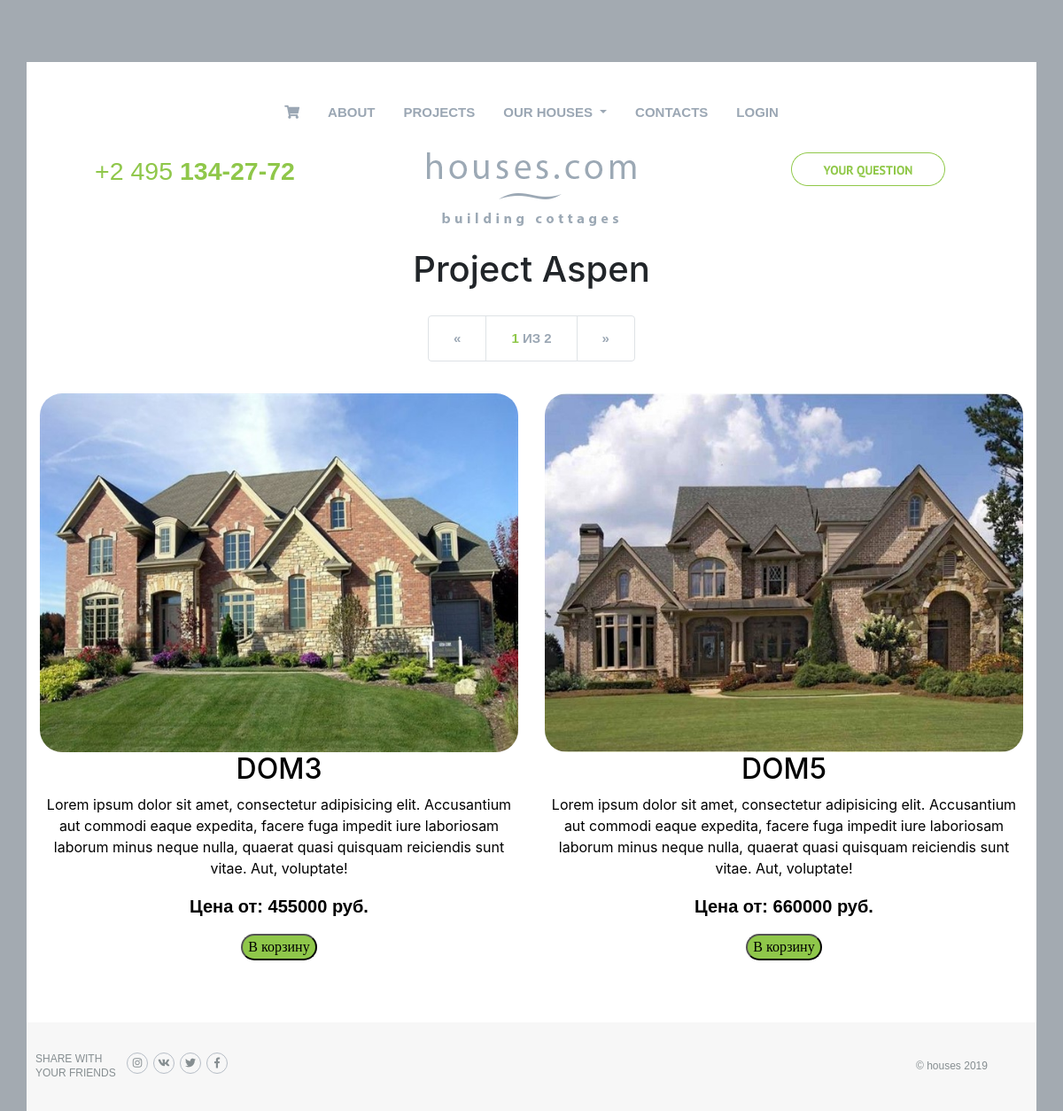
Page /projects/1/page/1 on the committed database.
### mainapp/models.py (models this page shows, shortened)
class Category(models.Model):
    name = models.CharField(max_length=32, unique=True, verbose_name='Название проекта')
    info = models.TextField(verbose_name='Описание проекта')
    price = models.PositiveIntegerField(verbose_name='Цена от')
    img = models.ImageField(upload_to='categories/%Y/%m/%d', verbose_name='Картинка проекта')
    is_active = models.BooleanField(verbose_name='активна', default=True)

class Product(models.Model):
    name = models.CharField(max_length=32, unique=True, verbose_name='Название продукта')
    info = models.TextField(verbose_name='Описание продукта')
    price = models.PositiveIntegerField(verbose_name='Цена')
    img = models.ImageField(upload_to='products/%Y/%m/%d', verbose_name='Картинка продукта')
    category = models.ForeignKey(Category, on_delete=models.SET_NULL, null=True, blank=True, verbose_name='Проект')
    is_active = models.BooleanField(verbose_name='активен', default=True)

### mainapp/views.py (the view)
# urls.py: path('projects/<int:pk>/page/<int:page>', products_of_categories_view, name='page'),
def products_of_categories_view(request, pk, page=1):
    if pk == 0:
        products = Product.objects.filter(is_active=True, category__is_active=True)
        category = {'name': 'All', 'pk': '0'}
    else:
        category = Category.objects.get(pk=pk)
        products = Product.objects.filter(category=category, is_active=True, category__is_active=True)
    paginator = Paginator(products, 2)
    try:
        products_paginator = paginator.page(page)
    except PageNotAnInteger:
        products_paginator = paginator.page(1)
    except EmptyPage:
        products_paginator = paginator.page(paginator.num_pages)
    content = {
        'products': products_paginator,
        'category': category,
    }
    return render(request, 'mainapp/products.html', content)

### mainapp/context_processors.py (called while the page is built)
def basket(request):
    basket = []
    if request.user.is_authenticated:
        basket = Basket.objects.filter(user=request.user)
    return {
        'basket': basket
    }

def get_categories(request):
    categories = Category.objects.all().exclude(is_active=False)
    return {
        'categories': categories
    }

### mainapp/templates/mainapp/products.html (shortened to what this page needs)
{% extends 'mainapp/base.html' %}
{% load static %}
{% block content %}
    <div class="col-12 text-center"><h1>Project {{ category.name }}</h1></div>
    <div class="typeItems row">
        {% include 'mainapp/include/inc_pages.html' %}
        {% for product in products %}
            <div class="col-md-6 col-12 text-center">
                <a href='{% url 'mainapp:product' pk=product.pk %}' class="category typeItem">
                    <img src={{ product.img.url }} alt="1">
                    <h2>{{ product.name }}</h2>
                    <p>{{ product.info }}</p>
                    <p class="price">Цена от: {{ product.price }} руб.</p>
                    <a href={% url 'basketapp:add' pk=product.pk %}>
                        <button class="itemBtn">В корзину</button>
                    </a>
            </div>
        {% endfor %}
    </div>
{% endblock %}

### static/style.css (style rules this page uses)
body { background: #a3aab1; }
.row { margin: 0; }
.typeItem { margin: 15px 0; }
.typeItem h2 { text-transform: uppercase; }
.typeItem img { max-width: 100%; }
.price { font-weight: bold; font-family: "Ubuntu Light", sans-serif; font-size: 20px; }
.itemBtn { background: #8fc74a; border-radius: 50px; text-align: center; font-family: Algerian sans-serif; margin-bottom: 30px; }
.category { text-decoration: none; color: #000; }
.category img { border-radius: 25px; }

### rows in the picture
Category: name "Aspen"
Product: img (picture), name "DOM3", info "Lorem ipsum dolor sit amet, consectetur adipisicing elit. Accusantium aut commodi eaque expedita, facere fuga impedit iure laboriosam laborum minus neque nulla, quaerat quasi quisquam reiciendis sunt vitae. Aut, voluptate!", price "455000"
Product: img (picture), name "DOM5", info "Lorem ipsum dolor sit amet, consectetur adipisicing elit. Accusantium aut commodi eaque expedita, facere fuga impedit iure laboriosam laborum minus neque nulla, quaerat quasi quisquam reiciendis sunt vitae. Aut, voluptate!", price "660000"

### other values in the picture
{{ products.number }} "1"
{{ products.paginator.num_pages }} "2"
